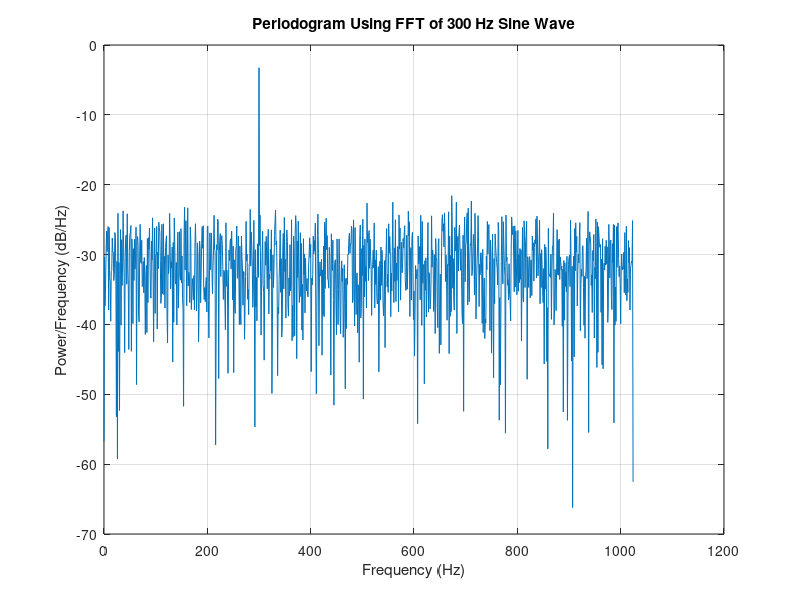

Here is the MATLAB script that generated this plot:
%% Electronics 3300 prelab 4
rng default
Fs = 2048;
t = 0:1/Fs:1-1/Fs;
x = sin(2*pi*t*300) + randn(size(t));

N = length(x);
xdft = fft(x);
xdft = xdft(1:N/2+1);
psdx = (1/(Fs*N)) * abs(xdft).^2;
psdx(2:end-1) = 2*psdx(2:end-1);
freq = 0:Fs/length(x):Fs/2;

plot(freq,10*log10(psdx))
grid on
title('Periodogram Using FFT of 300 Hz Sine Wave')
xlabel('Frequency (Hz)')
ylabel('Power/Frequency (dB/Hz)')